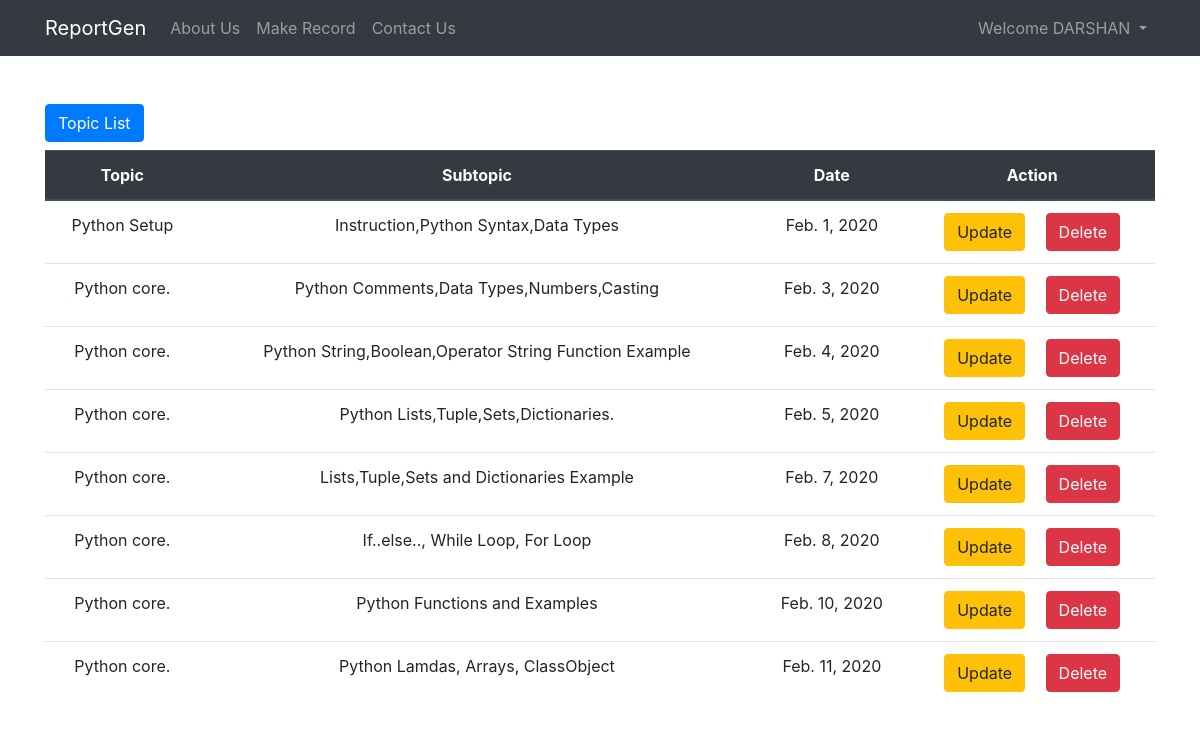
The page /report (signed in) on the database its author committed.
### reportapp/models.py (models this page shows, shortened)
class subtopic1(models.Model):
    user = models.ForeignKey(User,on_delete=models.CASCADE)
    date = models.DateField(default=date.today,blank=True)
    topic = models.ForeignKey(topic1,on_delete=models.CASCADE)
    subtopic = models.CharField(max_length=1000)

class topic1(models.Model):
    user = models.ForeignKey(User,on_delete=models.CASCADE)
    topic = models.CharField(max_length = 100)
    date = models.DateField(default=date.today,blank=True)
    def __str__(self):
        return self.topic

### reportapp/views.py (the view)
# urls.py: path('report',reportview.as_view(),name='report'),
class reportview(View):
    def get(self,request):
        st = subtopic1.objects.all()
        st_filter = st.filter(user=request.user)
        return render(request,'report.html',{'st_filter':st_filter})

### template/report.html (shortened to what this page needs)
<!DOCTYPE html>
{% extends 'master.html' %}
{% block content %}
<div class="container mt-5 mb-5">
<a href="{% url 'reportapp:topicdisplay' %}" rol="button" class="btn btn-primary mb-2">Topic List</a>
<table class="table text-center ">
    <thead class="thead-dark">
      <tr>
        <th scope="col">Topic</th>
        <th scope="col">Subtopic</th>
        <th scope="col">Date</th>
        <th scope="col" class="text-center">Action</th>
      </tr>
    </thead>
    <tbody>
        {% for record in st_filter %}
      <tr>
        <td>{{record.topic}}</td>
        <td>{{record.subtopic}}</td>
        <td>{{record.date}}</td>
        <form action="{% url 'reportapp:deleterec' record.id %}" method="POST">
        <td><a href="{% url 'reportapp:uprecord' record.id %}" role="button" class="btn btn-warning mr-3" value="Update">Update</a>
          <button  type="submit" class="btn btn-danger">Delete</button>
        </td>
        </form>
      </tr>
      {% endfor %}
    </tbody>
</table>
</div>
{% endblock %}

### template/master.html (shortened to what this page needs)
<!DOCTYPE html>
<html lang="en">
<head>
    <link rel="stylesheet" href="https://stackpath.bootstrapcdn.com/bootstrap/4.4.1/css/bootstrap.min.css">
    <link rel="stylesheet" href="/static/css/style.css">
    <link rel="stylesheet" href="https://cdnjs.cloudflare.com/ajax/libs/animate.css/3.5.2/animate.min.css">
</head>
<body>
    <nav class="navbar navbar-expand-lg navbar-dark bg-dark">
      <div class="container">
        <a class="navbar-brand active" href="{% url 'reportapp:home' %}">ReportGen</a>
        <div class="collapse navbar-collapse" id="navbarSupportedContent">
          <ul class="navbar-nav mr-auto">
            <li class="nav-item">
              <a class="nav-link" href="{% url 'reportapp:aboutus' %}">About Us</a>
            </li>
            <li class="nav-item">
              <a class="nav-link" href="{% url 'reportapp:topic' %}">Make Record</a>
            </li>
            <li class="nav-item">
              <a class="nav-link" href="{% url 'reportapp:contactus' %}">Contact Us</a>
            </li>
          </ul>
          {% if user.is_authenticated %}
          <ul class="navbar-nav mr">
            <li class="nav-item dropdown">
              <a class="nav-link dropdown-toggle" href="#" id="navbarDropdown" role="button" data-toggle="dropdown" aria-haspopup="true" aria-expanded="false">
                Welcome {{ user.username|upper }}
              </a>
            </li>
          </ul>
          {% endif %}
        </div>
      </div>
      </nav>
      {% block content %}
      {% endblock %}
</body>
</html>

### rows shown on the page
subtopic1: topic "Python Setup", subtopic "Instruction,Python Syntax,Data Types", date "Feb. 1, 2020"
subtopic1: topic "Python core.", subtopic "Python Comments,Data Types,Numbers,Casting", date "Feb. 3, 2020"
subtopic1: topic "Python core.", subtopic "Python String,Boolean,Operator String Function Example", date "Feb. 4, 2020"
subtopic1: topic "Python core.", subtopic "Python Lists,Tuple,Sets,Dictionaries.", date "Feb. 5, 2020"
subtopic1: topic "Python core.", subtopic "Lists,Tuple,Sets and Dictionaries Example", date "Feb. 7, 2020"
subtopic1: topic "Python core.", subtopic "If..else.., While Loop, For Loop", date "Feb. 8, 2020"
subtopic1: topic "Python core.", subtopic "Python Functions and Examples", date "Feb. 10, 2020"
subtopic1: topic "Python core.", subtopic "Python Lamdas, Arrays, ClassObject", date "Feb. 11, 2020"

### other values the page prints
{{ user.username|upper }} "DARSHAN"
